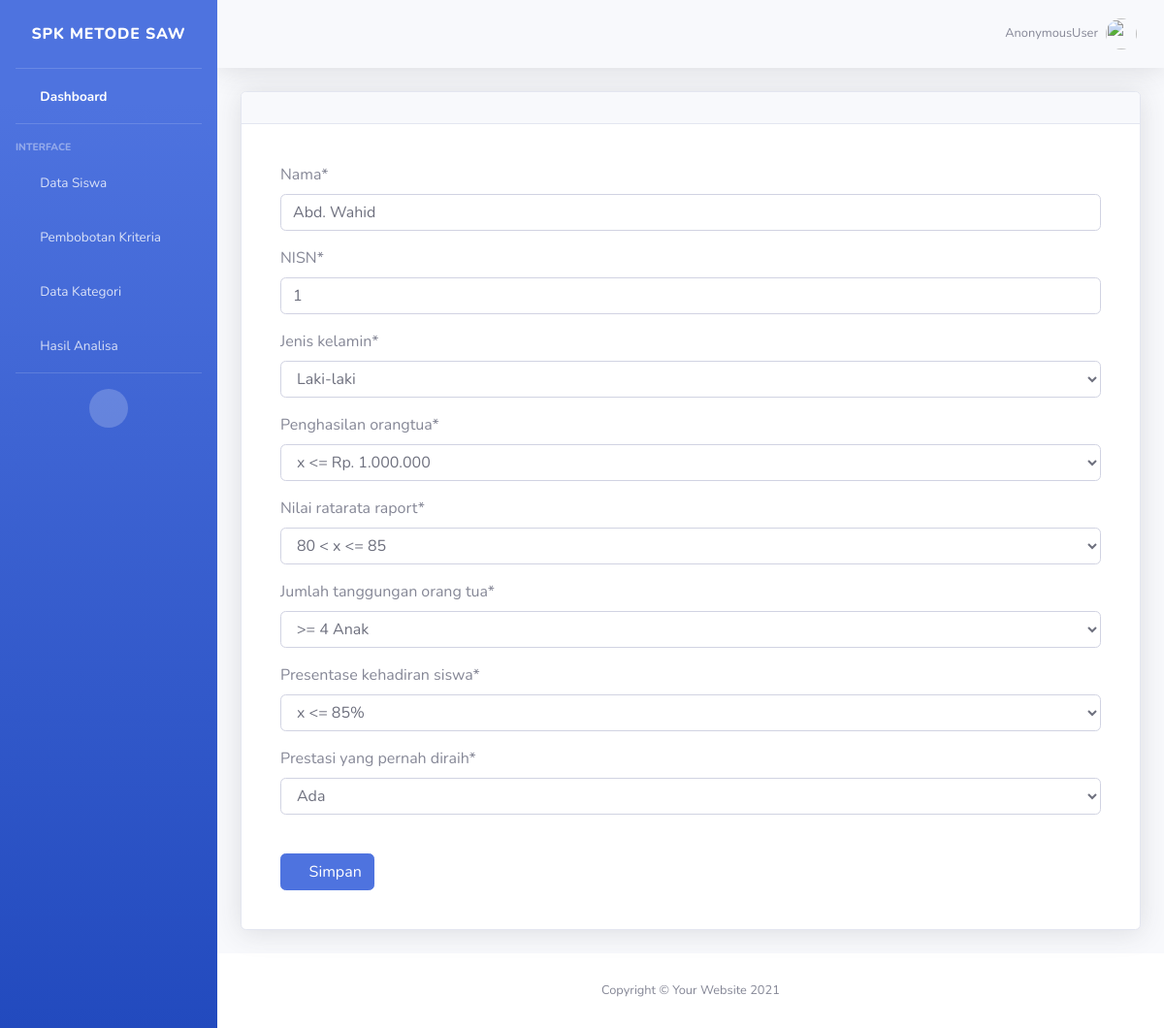
The page /updatedatasiswa/5 on the database its author committed.
### belajarApp/models.py (models this page shows, shortened)
class DataSiswa(models.Model):
    jk=(('Laki-laki','Laki-laki'),('Perempuan','Perempuan'))
    Nama=models.CharField(max_length=100)
    NISN=models.CharField(max_length=10)
    jenis_kelamin=models.CharField(default=1, choices=jk, max_length=30)
    Penghasilan_orangtua=models.ForeignKey(JumlahPenghasilanOrtu, on_delete=models.CASCADE)
    Nilai_ratarata_raport=models.ForeignKey(NilaiRatarataRaport, on_delete=models.CASCADE)
    Jumlah_tanggungan_orang_tua=models.ForeignKey(JumlahTanggunganOrangTua, on_delete=models.CASCADE)
    Presentase_kehadiran_siswa=models.ForeignKey(PresentaseKehadiranSiswa, on_delete=models.CASCADE)
    Prestasi_yang_pernah_diraih=models.ForeignKey(Prestasiyangdiraih, on_delete=models.CASCADE)
    class Meta:
        ordering =['id']

### belajarApp/views.py (the view, shortened to what this page needs)
# urls.py: path('updatedatasiswa/<str:pk>',views.updatedatasiswa, name='updatedatasiswa'),
def updatedatasiswa(request,pk):
    judul="Update Data Siswa"
    datasiswa=DataSiswa.objects.get(id=pk)
    form = DataSiswaform(instance=datasiswa)
    context={'form':form, 'judul':judul}
    return render(request, 'indriapp/adddata.html',context)

### belajarApp/form.py
class DataSiswaform(ModelForm):
    class Meta:
        model=DataSiswa
        fields='__all__'
        widgets={
            'Nama':forms.TextInput(attrs={'class':'form-control','required':True,}),
            'NISN':forms.TextInput(attrs={'class':'form-control','required':True,}),
            'jenis_kelamin':forms.Select(attrs={'class':'form-control','required':True,}),
            'Penghasilan_orangtua':forms.Select(attrs={'class':'form-control','required':True,}),
            'Nilai_ratarata_raport':forms.Select(attrs={'class':'form-control','required':True,}),
            'Jumlah_tanggungan_orang_tua':forms.Select(attrs={'class':'form-control','required':True,}),
            'Presentase_kehadiran_siswa':forms.Select(attrs={'class':'form-control','required':True,}),
            'Prestasi_yang_pernah_diraih':forms.Select(attrs={'class':'form-control','required':True,}),
        }

### belajarApp/models.py (called while the page is built)
    def __str__(self):
        return self.Name

    def __str__(self):
        return self.Name

    def __str__(self):
        return self.Name

    def __str__(self):
        return self.Name

    def __str__(self):
        return self.Name

### templates/indriapp/adddata.html (shortened to what this page needs)
{% extends './index.html' %}
{% load crispy_forms_tags %}
{% load static %}
{% block content %}
<div class="container-fluid">
    <div class="card shadow mb-4">
        <div class="card-header py-3">
        </div>
        <div class="card-body">
            <div class = "card-body">
                <form action="" method="POST">
                    {{ form | crispy}}
                    <br>
                    <button class="btn btn-primary" type="submit" value="submit" name="submit"><i class="fas fa-save"></i> Simpan</button>
                    <br>
                </form>
            </div>
        </div>
    </div>
</div>
</div>
{% endblock content %}

### rows shown on the page
DataSiswa: Nama "Abd. Wahid", NISN "1", jenis_kelamin "Laki-laki", Penghasilan_orangtua "x <= Rp. 1.000.000", Nilai_ratarata_raport "80 < x <= 85", Jumlah_tanggungan_orang_tua ">= 4 Anak", Presentase_kehadiran_siswa "x <= 85%", Prestasi_yang_pernah_diraih "Ada"

### other values the page prints
{{ request.user }} "AnonymousUser"
